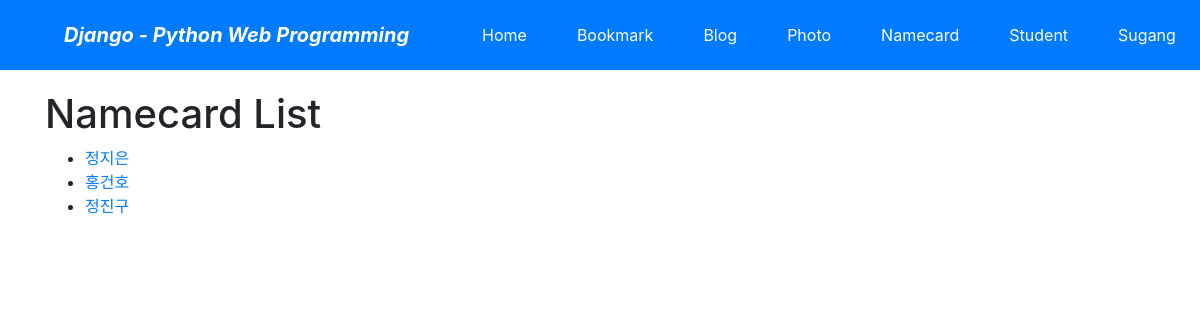
Page /namecard/ on the committed database.
### namecard/models.py (models this page shows)
class Namecard_TBL(models.Model):
    name = models.CharField('NAME', max_length=100, blank=False)
    tel = models.CharField('MOBILE', max_length=50, blank=False)
    company = models.CharField('COMPANY', max_length=50, blank=True)
    email = models.EmailField('EMAIL', max_length=50, blank=True)
    group = models.CharField('GROUP', max_length=50, blank=True)
    create_dt = models.DateTimeField('CREATE DATE', auto_now_add=True)
    modify_dt = models.DateTimeField('MODIFY DATE', auto_now_add=True)
    birth_dt = models.DateTimeField('BIRTH DATE')
    owner = models.ForeignKey(User, on_delete=models.CASCADE, blank=True, null=True)
    def __str__(self):
        return self.name
    class Meta:
        ordering = ('group','name',)
        verbose_name = 'namecard'
        verbose_name_plural = 'namecards'

### namecard/views.py (the view)
# urls.py: path('', NamecardLV.as_view(), name='index'),
class NamecardLV(ListView):
    model = Namecard_TBL
    context_object_name = 'namecards'

### namecard/templates/namecard/namecard_tbl_list.html (shortened to what this page needs)
{% extends "base.html" %}
{% block content %}
    <h1>Namecard List</h1>
        <ul>
            {% for namecard in namecards %}
            <li><a href="{% url 'namecard:detail' namecard.id %}">{{namecard}}</a></li>
            {% endfor %}
        </ul>
{% endblock %}

### rows in the picture
Namecard_TBL: name "정지은"
Namecard_TBL: name "홍건호"
Namecard_TBL: name "정진구"
